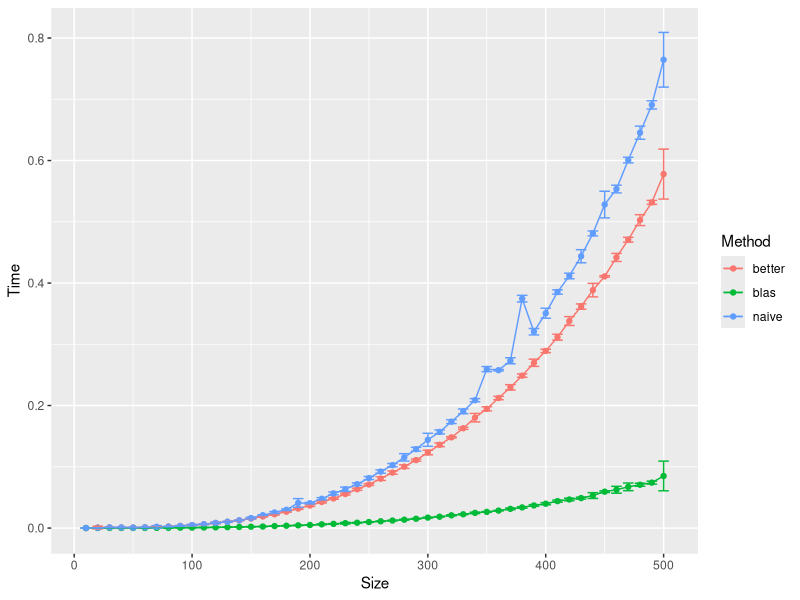
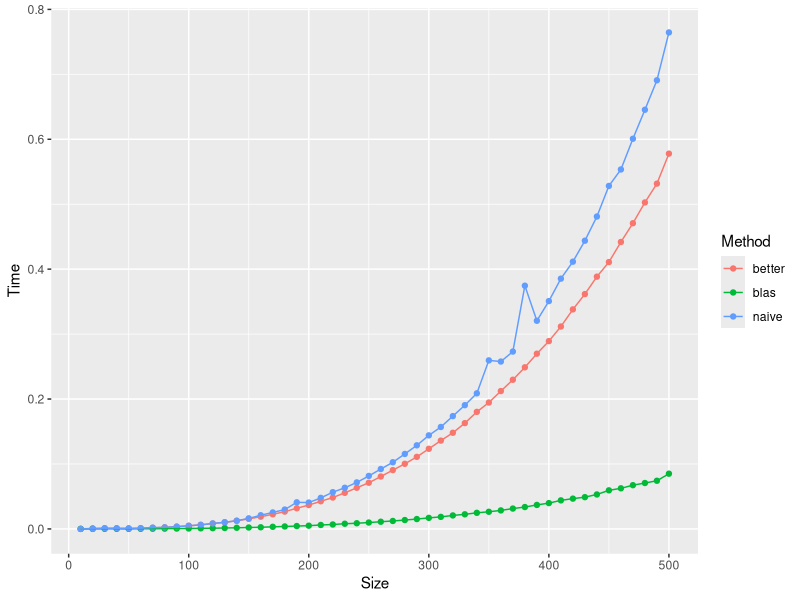

Source code (R) for these figures, in order:
library("ggplot2")

results = read.csv("data.csv")

avg_results = aggregate( Time ~ Size:Method, data=results, FUN=mean)

avg_results$Std = aggregate( Time ~ Size:Method, data=results, FUN=sd)$Time

ggplot(avg_results, aes(Size,Time,colour=Method, group=Method)) + geom_point()+ geom_line() + geom_errorbar(aes(ymin=Time-2*Std, ymax=Time+2*Std))

ggplot(avg_results, aes(Size,Time,colour=Method, group=Method)) + geom_point()+ geom_line()

